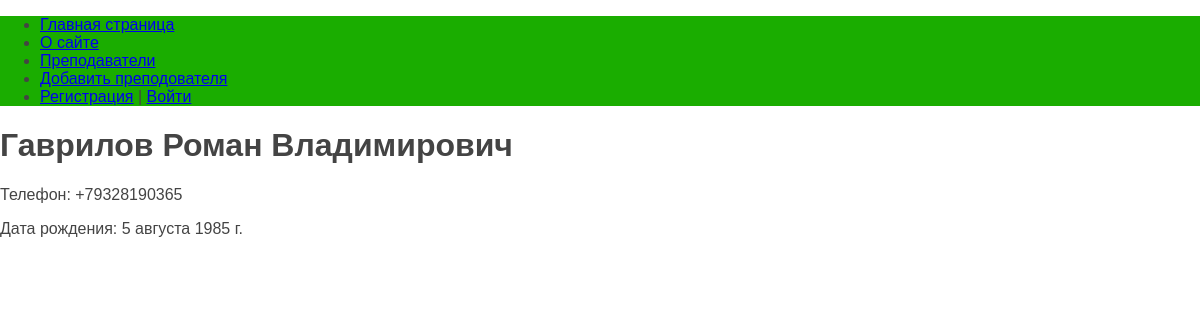
Page /solder/gavrilov/ on the committed database.
### soldiers/models.py (models this page shows, shortened)
class Solder(models.Model):
    first_name = models.CharField(verbose_name='Имя', max_length=50)
    last_name = models.CharField(verbose_name='Фамилия', max_length=50)
    middle_name = models.CharField(verbose_name='Отчество', max_length=50)
    number = models.CharField(verbose_name='Номер телефона', max_length=50)
    birth_date = models.DateField(verbose_name='Дата рождения', default=date(2000, 1, 1))
    title = models.ForeignKey('Title', on_delete=models.CASCADE, verbose_name='Звание', null=True)
    slug = models.SlugField(verbose_name='URL', max_length=255,unique=True, db_index=True)
    user = models.ForeignKey(User, verbose_name='Пользователь', on_delete=models.CASCADE)
    class Meta:
        verbose_name = 'Преподаватель'
        verbose_name_plural = 'Преподаватели'
        ordering = ['last_name', 'first_name']

### soldiers/views.py (the view)
# urls.py: path('solder/<slug:so_slug>/', ShowSoldier.as_view(), name='solder'),
class ShowSoldier(DataMixin, DetailView):
    model = Solder
    template_name = 'soldiers/soldier.html'
    slug_url_kwarg = 'so_slug'
    context_object_name = 'so'
    def get_context_data(self, *, object_list=None, **kwargs):
        context = super().get_context_data(**kwargs)
        c_def = self.get_user_context(title='Преподаватель')
        return {**context, **c_def}

### soldiers/utils.py (called while the page is built)
    def get_user_context(self, **kwargs):
        context = kwargs
        context['menu'] = menu
        return context

### soldiers/templates/soldiers/soldier.html
{% extends 'soldiers/base.html' %}
{% block content %}
<h1>{{ so.last_name }} {{ so.first_name }} {{ so.middle_name }}</h1>
<p>Телефон: {{ so.number }}</p>
<p>Дата рождения: {{ so.birth_date }}</p>
{% endblock %}

### soldiers/static/soldiers/css/styles.css (style rules this page uses)
body { font-family: 'Arial'; margin: 0; padding: 0; height: 100%; width: 100%; color: #444; }

### rows in the picture
Solder: last_name "Гаврилов", first_name "Роман", middle_name "Владимирович", number "+79328190365", birth_date "5 августа 1985 г."

### other values in the picture
{{ m.title }} "Главная страница" "О сайте" "Преподаватели" "Добавить преподователя"
